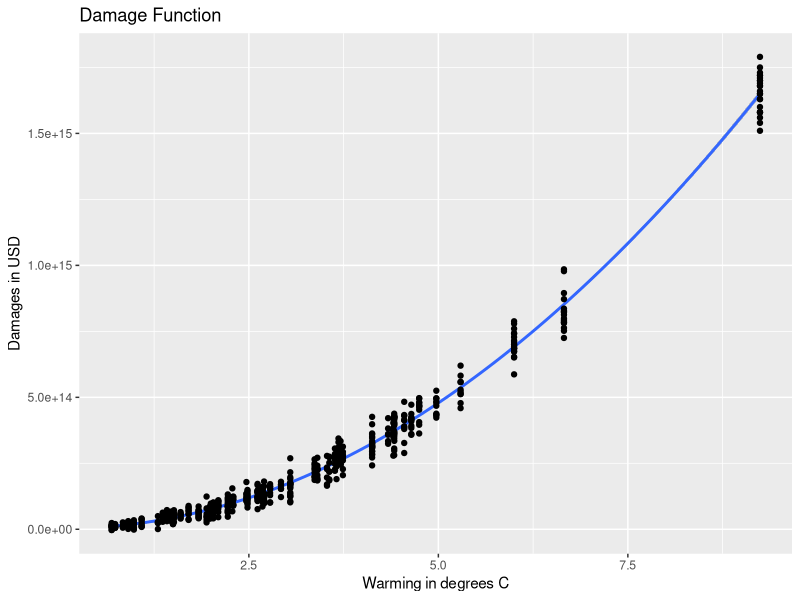

Generate this figure with R:
## ---- chunk 1
knitr::opts_chunk$set(echo = TRUE)
library(tidyverse)
library(here)
## ---- chunk 2
damage <- read_csv(here("damages.csv"))
warming <- read_csv(here("warming.csv"))
## ---- chunk 3
#create linear regression 

damage$warming_squared <- damage$warming^2
quad_damage_model <- lm(damages ~ warming + warming_squared + 0, data = damage)

# define function 
quad_function <- function(warming){
  harm <- quad_damage_model$coefficients[1]*warming + quad_damage_model$coefficients[2]*warming^2
  return(harm)
}
## ---- chunk 4
# visualize function and scatterplot graph
ggplot(quad_damage_model, aes(warming, damages)) + geom_smooth(method = "lm", formula = y ~ x + I(x^2)) + geom_point() + 
  theme_gray() +
  labs(title = "Damage Function", x = "Warming in degrees C", y = "Damages in USD")
